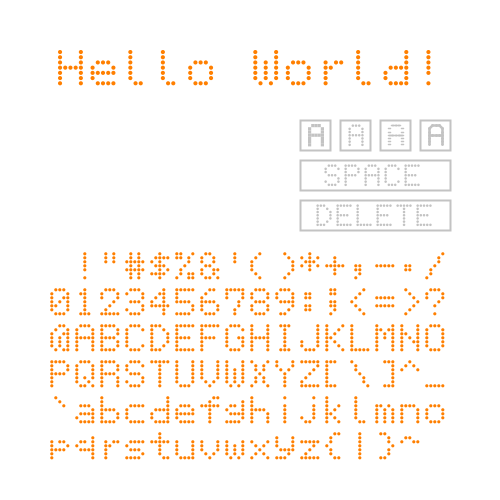
Frame 1 (no input)
Frame 60 (the mouse pressed at the canvas centre just before this capture): identical to frame 1, image omitted
Frame 120 (the mouse held since frame 60 and released just before this capture): identical to frame 1, image omitted

The Processing sketch that drew this single still picture (run headless with seeded random() and noise(); from frame 60 on, the mouse is pressed at the canvas centre):

// Processing sketch: processing_109356
// ── processing_109356.pde

Char57[] c57;
int mode;//mode 0:square dot  1:round dot  2:line  3:smooth
int buttonIndex;
String allChar = "                                 !\"#$%&'()*+,-./0123456789:;<=>?@ABCDEFGHIJKLMNOPQRSTUVWXYZ[\\]^_`abcdefghijklmnopqrstuvwxyz{|}~ ";

color charColor,normalColor,selected,undecided,decided,functionColor;
int nowChar;
String glovalStr;
void setup()
{
  int i,j;
  size(500,500);
  background(255);
  smooth();
    
  c57 = new Char57[256];
  for(i=0;i<256;i++){
    c57[i] = new Char57();
  }
  mode = 1;
  buttonIndex = 0;
  
  normalColor    = color(255,127,  0);
  selected  = color(127,  0,  0);
  functionColor  = color(195,195,195);
  undecided = normalColor;
  decided   = selected;
  charColor = normalColor;
  nowChar = 'A';
  
  glovalStr = "Hello World!";
  
  makeFontData();

}



//-----
void draw()
{
  int i;
  int charNum;
  
  background(255);
  
  charNum = 16*int((mouseY-180)/36)+int((mouseX-50)/25);
  
  if(33<=charNum && charNum<=126){
    nowChar = charNum;
  }else{
    nowChar = 32;
  }
  
  
  charColor = normalColor;
  if(12<glovalStr.length()){
    drawString(glovalStr,mode,50,50,400);
  }else{
    drawString(glovalStr,mode,width/2-16*glovalStr.length(),50,32*glovalStr.length());
  }
  charColor = normalColor;
  
  drawButton();

 
  switch(mode){
    case 0://square dot
      for(i=33;i<127;i++){
        if(i==nowChar){
          charColor = selected;
        }else{
          charColor = normalColor;
        }
        c57[i].drawCharBox((i % 16)*25+50,180+int(i/16)*36,20);
      }
      charColor = undecided;
      c57[nowChar].drawCharBox(50,120,80);
      break;
    
    case 1://round dot
      for(i=33;i<127;i++){
        if(i==nowChar){
          charColor = selected;
        }else{
          charColor = normalColor;
        }
        c57[i].drawCharDot((i % 16)*25+50,180+int(i/16)*36,20);
      }
      charColor = undecided;
      c57[nowChar].drawCharDot(50,120,80);
      break;
   
   case 2://line 
      for(i=33;i<127;i++){
        if(i==nowChar){
          charColor = selected;
        }else{
          charColor = normalColor;
        }
        c57[i].drawCharLine((i % 16)*25+50,180+int(i/16)*36,20);
      }
      charColor = undecided;
      c57[nowChar].drawCharLine(50,120,80);
      break;
   
   case 3://smooth 
      for(i=33;i<127;i++){
        if(i==nowChar){
          charColor = selected;
        }else{
          charColor = normalColor;
        }
        c57[i].drawCharSmooth((i % 16)*25+50,180+int(i/16)*36,20);
      }
      charColor = undecided;
      c57[nowChar].drawCharSmooth(50,120,80);
      break;
  }
}

void keyPressed()
{
  if(32<=key && key<=126){
    glovalStr = glovalStr + allChar.charAt(key);
  }
  if(key == CODED){
    if(keyCode == UP){
      if(mode<3){
        mode++;
      }else{
        mode = 0;
      }
    }
    if(keyCode == DOWN){
      if(0<mode){
        mode--;
      }else{
        mode = 3;
      }
    }
    if(keyCode == RIGHT){
      if(nowChar<127){
        nowChar++;
      }else{
        nowChar = 33;
      }
    }
    if(keyCode == LEFT){
      if(33<nowChar){
        nowChar--;
      }else{
        nowChar = 126;
      }
    }
  }
  
  if(keyCode == DELETE){
    if(0<glovalStr.length()){
      glovalStr = glovalStr.substring(0,glovalStr.length()-1);
    }
  }
  
  if(keyCode == BACKSPACE){
    if(0<glovalStr.length()){
      glovalStr = glovalStr.substring(0,glovalStr.length()-1);
    }
  }
}

void mouseClicked()
{
  if(33<=nowChar && nowChar<=126){
    glovalStr = glovalStr + allChar.charAt(nowChar);
  }
  
  switch(buttonIndex){
    case 1:
      mode = 0;
      break;
    case 2:
      mode = 1;
      break;
    case 3:
      mode = 2;
      break;
    case 4:
      mode = 3;
      break;
    case 5:
      glovalStr = glovalStr + ' ';
      break;
    case 6:
      if(0<glovalStr.length()){
        glovalStr = glovalStr.substring(0,glovalStr.length()-1);
      }
      break;
  }
}

void drawButton()
{
  buttonIndex = 0;
  onRect(1,300,120,30,30);
  drawString("A",0,308,124,16);
  onRect(2,340,120,30,30);
  drawString("A",1,348,124,16);
  onRect(3,380,120,30,30);
  drawString("A",2,388,124,16);
  onRect(4,420,120,30,30);
  drawString("A",3,428,124,16);
  onRect(5,300,160,150,30);
  drawString("SPACE",mode,324,164,96);
  onRect(6,300,200,150,30);
  drawString("DELETE",mode,316,204,116);
  charColor = normalColor;
}

void onRect(int bi,float x,float y,float w,float h)
{
  if(x < mouseX && mouseX < x+w && y < mouseY && mouseY < y+h){
    charColor = selected;
    buttonIndex = bi;
  }else{
    charColor = functionColor;
  }
  noFill();
  stroke(charColor);
  strokeWeight(2);
  rect(x,y,w,h);
}
//---------------------------------------------




void drawString(String str,int mode,float x,float y,float strW)
{
  int i,index;
  float charW = strW/(str.length()+0.25*(str.length()-1));
  
  switch(mode){
    case 0://square dot
      for(i=0;i<str.length();i++){
        index = charNumAt(str,i);
        c57[index].drawCharBox(x+i*(1.25*charW),y,charW);
      }
      break;
      
    case 1://round dot
      for(i=0;i<str.length();i++){
        index = charNumAt(str,i);
        c57[index].drawCharDot(x+i*(1.25*charW),y,charW);
      }
      break;
      
     case 2://line 
      for(i=0;i<str.length();i++){
        index = charNumAt(str,i);
        c57[index].drawCharLine(x+i*(1.25*charW),y,charW);
      }
      break;
      
    case 3://smooth 
      for(i=0;i<str.length();i++){
        index = charNumAt(str,i);
        c57[index].drawCharSmooth(x+i*(1.25*charW),y,charW);
      }
      break;
  }
}

//this HENTAI function is same to int( str.charAt(index) )
//but this expression.
//Is this BUG of processing.js?
int charNumAt(String str, int index)
{ 
  
   if(" ".charAt(0) == str.charAt(index)) {
     return 32;
   }
   if("!".charAt(0) == str.charAt(index)){
     return 33;
   }
   if("\"".charAt(0) == str.charAt(index)){
     return 34;
   }
   if("#".charAt(0) == str.charAt(index)){
     return 35;
   }
   if("$".charAt(0) == str.charAt(index)){
     return 36;
   }
   if("%".charAt(0) == str.charAt(index)){
     return 37;
   }
   if("&".charAt(0) == str.charAt(index)){
     return 38;
   }
   if("'".charAt(0) == str.charAt(index)){
     return 39;
   }
   if("(".charAt(0) == str.charAt(index)){
     return 40;
   }
   if(")".charAt(0) == str.charAt(index)){
     return 41;
   }
   if("*".charAt(0) == str.charAt(index)){
     return 42;
   }
   if("+".charAt(0) == str.charAt(index)){
     return 43;
   }
   if(",".charAt(0) == str.charAt(index)){
     return 44;
   }
   if("-".charAt(0) == str.charAt(index)){
     return 45;
   }
   if(".".charAt(0) == str.charAt(index)){
     return 46;
   }
   if("/".charAt(0) == str.charAt(index)){
     return 47;
   }
   if("0".charAt(0) == str.charAt(index)){
     return 48;
   }
   if("1".charAt(0) == str.charAt(index)){
     return 49;
   }
   if("2".charAt(0) == str.charAt(index)){
     return 50;
   }
   if("3".charAt(0) == str.charAt(index)){
     return 51;
   }
   if("4".charAt(0) == str.charAt(index)){
     return 52;
   }
   if("5".charAt(0) == str.charAt(index)){
     return 53;
   }
   if("6".charAt(0) == str.charAt(index)){
     return 54;
   }
   if("7".charAt(0) == str.charAt(index)){
     return 55;
   }
  
   if("8".charAt(0) == str.charAt(index)){
     return 56;
   }
   if("9".charAt(0) == str.charAt(index)){
     return 57;
   }
   if(":".charAt(0) == str.charAt(index)){
     return 58;
   }
   if(";".charAt(0) == str.charAt(index)){
     return 59;
   }
   if("<".charAt(0) == str.charAt(index)){
     return 60;
   }
   if("=".charAt(0) == str.charAt(index)){
     return 61;
   }
   if(">".charAt(0) == str.charAt(index)){
     return 62;
   }
   if("?".charAt(0) == str.charAt(index)){
     return 63;
   }
   if("@".charAt(0) == str.charAt(index)){
     return 64;
   }
   if("A".charAt(0) == str.charAt(index)){
     return 65;
   }
   if("B".charAt(0) == str.charAt(index)){
     return 66;
   }
   if("C".charAt(0) == str.charAt(index)){
     return 67;
   }
   if("D".charAt(0) == str.charAt(index)){
     return 68;
   }
   if("E".charAt(0) == str.charAt(index)){
     return 69;
   }
   if("F".charAt(0) == str.charAt(index)){
     return 70;
   }
   if("G".charAt(0) == str.charAt(index)){
     return 71;
   }
   if("H".charAt(0) == str.charAt(index)){
     return 72;
   }
   if("I".charAt(0) == str.charAt(index)){
     return 73;
   }
   if("J".charAt(0) == str.charAt(index)){
     return 74;
   }
   if("K".charAt(0) == str.charAt(index)){
     return 75;
   }
   if("L".charAt(0) == str.charAt(index)){
     return 76;
   }
   if("M".charAt(0) == str.charAt(index)){
     return 77;
   }
   if("N".charAt(0) == str.charAt(index)){
     return 78;
   }
   if("O".charAt(0) == str.charAt(index)){
     return 79;
   }
  
   if("P".charAt(0) == str.charAt(index)) {
     return 80;
   }
   if("Q".charAt(0) == str.charAt(index)) {
     return 81;
   }
   if("R".charAt(0) == str.charAt(index)) {
     return 82;
   }
   if("S".charAt(0) == str.charAt(index)) {
     return 83;
   }
   if("T".charAt(0) == str.charAt(index)) {
     return 84;
   }
   if("U".charAt(0) == str.charAt(index)) {
     return 85;
   }
   if("V".charAt(0) == str.charAt(index)) {
     return 86;
   }
   if("W".charAt(0) == str.charAt(index)) {
     return 87;
   }
   if("X".charAt(0) == str.charAt(index)) {
     return 88;
   }
   if("Y".charAt(0) == str.charAt(index)) {
     return 89;
   }
   if("Z".charAt(0) == str.charAt(index)) {
     return 90;
   }
   if("[".charAt(0) == str.charAt(index)) {
     return 91;
   }
   if("\\".charAt(0) == str.charAt(index)){
     return 92;
   }
   if("]".charAt(0) == str.charAt(index)){
     return 93;
   }
   if("^".charAt(0) == str.charAt(index)){
     return 94;
   }
   if("_".charAt(0) == str.charAt(index)){
     return 95;
   }
   if("`".charAt(0) == str.charAt(index)){
     return 96;
   }
   if("a".charAt(0) == str.charAt(index)){
     return 97;
   }
   if("b".charAt(0) == str.charAt(index)){
     return 98;
   }
   if("c".charAt(0) == str.charAt(index)){
     return 99;
   }
   if("d".charAt(0) == str.charAt(index)){
     return 100;
   }
   if("e".charAt(0) == str.charAt(index)){
     return 101;
   }
   if("f".charAt(0) == str.charAt(index)){
     return 102;
   }
   if("g".charAt(0) == str.charAt(index)){
     return 103;
   }
   
  
   if("h".charAt(0) == str.charAt(index)) {
     return 104;
   }
   if("i".charAt(0) == str.charAt(index)) {
     return 105;
   }
   if("j".charAt(0) == str.charAt(index)) {
     return 106;
   }
   if("k".charAt(0) == str.charAt(index)) {
     return 107;
   }
   if("l".charAt(0) == str.charAt(index)) {
     return 108;
   }
   if("m".charAt(0) == str.charAt(index)) {
     return 109;
   }
   if("n".charAt(0) == str.charAt(index)) {
     return 110;
   }
   if("o".charAt(0) == str.charAt(index)) {
     return 111;
   }
   if("p".charAt(0) == str.charAt(index)) {
     return 112;
   }
   if("q".charAt(0) == str.charAt(index)) {
     return 113;
   }
   if("r".charAt(0) == str.charAt(index)) {
     return 114;
   }
   if("s".charAt(0) == str.charAt(index)) {
     return 115;
   }
   if("t".charAt(0) == str.charAt(index)) {
     return 116;
   }
   if("u".charAt(0) == str.charAt(index)) {
     return 117;
   }
   if("v".charAt(0) == str.charAt(index)) {
     return 118;
   }
   if("w".charAt(0) == str.charAt(index)) {
     return 119;
   }
   if("x".charAt(0) == str.charAt(index)) {
     return 120;
   }
   if("y".charAt(0) == str.charAt(index)) {
     return 121;
   }
   if("z".charAt(0) == str.charAt(index)) {
     return 122;
   }
   if("{".charAt(0) == str.charAt(index)) {
     return 123;
   }
   if("|".charAt(0) == str.charAt(index)) {
     return 124;
   }
   if("}".charAt(0) == str.charAt(index)) {
     return 125;
   }
   if("~".charAt(0) == str.charAt(index)) {
     return 126;
   }
  
   return 0;
}


void setChar57(int index,String[] s) //s:array num=7   string length=5
{
  int i,j,v;
  int[] d = new int[5];
  
  for(i=0;i<5;i++){
    for(j=0;j<7;j++){
      if(s[j].charAt(i) == "0".charAt(0)){
        c57[index].dotData[i][j] = 1;
        stroke(0);
      }
    }
  }
}


void makeFontData()
{
  //dot char is '0'
  int i;
  String[] s = new String[7];
  
  s[0] = "_____" ;
  s[1] = "_____" ;
  s[2] = "_____" ;
  s[3] = "_____" ;
  s[4] = "_____" ;
  s[5] = "_____" ;
  s[6] = "_____" ;
  
  for(i=0;i<=32;i++){
    setChar57(i,s);
    
  }
  
  for(i=127;i<256;i++){
    setChar57(i,s);
  }
  
  for(i=33;i<=126;i++){
    switch(i){
      case  33://!
        s[0] = "__0__" ;
        s[1] = "__0__" ;
        s[2] = "__0__" ;
        s[3] = "__0__" ;
        s[4] = "__0__" ;
        s[5] = "_____" ;
        s[6] = "__0__" ;
        break;
      case  34://"
        s[0] = "_0_0_" ;
        s[1] = "_0_0_" ;
        s[2] = "_0_0_" ;
        s[3] = "_____" ;
        s[4] = "_____" ;
        s[5] = "_____" ;
        s[6] = "_____" ;
        break;
      case  35://#
        s[0] = "_0_0_" ;
        s[1] = "_0_0_" ;
        s[2] = "00000" ;
        s[3] = "_0_0_" ;
        s[4] = "00000" ;
        s[5] = "_0_0_" ;
        s[6] = "_0_0_" ;
        break;
      case  36://$
        s[0] = "__0__" ;
        s[1] = "_0000" ;
        s[2] = "0_0__" ;
        s[3] = "_000_" ;
        s[4] = "__0_0" ;
        s[5] = "0000_" ;
        s[6] = "__0__" ;
        break;
      case  37://%
        s[0] = "00__0" ;
        s[1] = "00_0_" ;
        s[2] = "___0_" ;
        s[3] = "__0__" ;
        s[4] = "_0___" ;
        s[5] = "_0_00" ;
        s[6] = "0__00" ;
        break;
      case  38://&
        s[0] = "_00__" ;
        s[1] = "0__0_" ;
        s[2] = "0__0_" ;
        s[3] = "_00__" ;
        s[4] = "0__00" ;
        s[5] = "0__0_" ;
        s[6] = "_00_0" ;
        break;
      case  39://'
        s[0] = "__0__" ;
        s[1] = "__0__" ;
        s[2] = "__0__" ;
        s[3] = "_____" ;
        s[4] = "_____" ;
        s[5] = "_____" ;
        s[6] = "_____" ;
        break;
      case  40://(
        s[0] = "__0__" ;
        s[1] = "_0___" ;
        s[2] = "0____" ;
        s[3] = "0____" ;
        s[4] = "0____" ;
        s[5] = "_0___" ;
        s[6] = "__0__" ;
        break;
      case  41://)
        s[0] = "__0__" ;
        s[1] = "___0_" ;
        s[2] = "____0" ;
        s[3] = "____0" ;
        s[4] = "____0" ;
        s[5] = "___0_" ;
        s[6] = "__0__" ;
        break;
      case  42://*
        s[0] = "__0__" ;
        s[1] = "0_0_0" ;
        s[2] = "_000_" ;
        s[3] = "0_0_0" ;
        s[4] = "__0__" ;
        s[5] = "_____" ;
        s[6] = "_____" ;
        break;
      case  43://+
        s[0] = "_____" ;
        s[1] = "__0__" ;
        s[2] = "__0__" ;
        s[3] = "00000" ;
        s[4] = "__0__" ;
        s[5] = "__0__" ;
        s[6] = "_____" ;
        break;
      case  44://,
        s[0] = "_____" ;
        s[1] = "_____" ;
        s[2] = "_____" ;
        s[3] = "_00__" ;
        s[4] = "_00__" ;
        s[5] = "__0__" ;
        s[6] = "_0___" ;
        break;
      case  45://-
        s[0] = "_____" ;
        s[1] = "_____" ;
        s[2] = "_____" ;
        s[3] = "00000" ;
        s[4] = "_____" ;
        s[5] = "_____" ;
        s[6] = "_____" ;
        break;
      case  46://.
        s[0] = "_____" ;
        s[1] = "_____" ;
        s[2] = "_____" ;
        s[3] = "_00__" ;
        s[4] = "_00__" ;
        s[5] = "_____" ;
        s[6] = "_____" ;
        break;
      case  47:///
        s[0] = "____0" ;
        s[1] = "___0_" ;
        s[2] = "___0_" ;
        s[3] = "__0__" ;
        s[4] = "_0___" ;
        s[5] = "_0___" ;
        s[6] = "0____" ;
        break;
      case  48://0
        s[0] = "_000_" ;
        s[1] = "0___0" ;
        s[2] = "0__00" ;
        s[3] = "0_0_0" ;
        s[4] = "00__0" ;
        s[5] = "0___0" ;
        s[6] = "_000_" ;
        break;
      case  49://1
        s[0] = "__0__" ;
        s[1] = "_00__" ;
        s[2] = "__0__" ;
        s[3] = "__0__" ;
        s[4] = "__0__" ;
        s[5] = "__0__" ;
        s[6] = "_000_" ;
        break;
      case  50://2
        s[0] = "_000_" ;
        s[1] = "0___0" ;
        s[2] = "0___0" ;
        s[3] = "___0_" ;
        s[4] = "__0__" ;
        s[5] = "_0___" ;
        s[6] = "00000" ;
        break;
      case  51://3
        s[0] = "_000_" ;
        s[1] = "0___0" ;
        s[2] = "____0" ;
        s[3] = "_000_" ;
        s[4] = "____0" ;
        s[5] = "0___0" ;
        s[6] = "_000_" ;
        break;
      case  52://4
        s[0] = "___0_" ;
        s[1] = "__00_" ;
        s[2] = "_0_0_" ;
        s[3] = "0__0_" ;
        s[4] = "00000" ;
        s[5] = "___0_" ;
        s[6] = "___0_" ;
        break;
      case  53://5
        s[0] = "00000" ;
        s[1] = "0____" ;
        s[2] = "0____" ;
        s[3] = "0000_" ;
        s[4] = "____0" ;
        s[5] = "____0" ;
        s[6] = "0000_" ;
        break;
      case  54://6
        s[0] = "__00_" ;
        s[1] = "_0___" ;
        s[2] = "0____" ;
        s[3] = "0000_" ;
        s[4] = "0___0" ;
        s[5] = "0___0" ;
        s[6] = "_000_" ;
        break;
      case  55://7
        s[0] = "00000" ;
        s[1] = "0___0" ;
        s[2] = "0___0" ;
        s[3] = "___0_" ;
        s[4] = "___0_" ;
        s[5] = "__0__" ;
        s[6] = "__0__" ;
        break;
      case  56://8
        s[0] = "_000_" ;
        s[1] = "0___0" ;
        s[2] = "0___0" ;
        s[3] = "_000_" ;
        s[4] = "0___0" ;
        s[5] = "0___0" ;
        s[6] = "_000_" ;
        break;
      case  57://9
        s[0] = "_000_" ;
        s[1] = "0___0" ;
        s[2] = "0___0" ;
        s[3] = "_0000" ;
        s[4] = "____0" ;
        s[5] = "___0_" ;
        s[6] = "_00__" ;
        break;
      case  58://:
        s[0] = "_____" ;
        s[1] = "_00__" ;
        s[2] = "_00__" ;
        s[3] = "_____" ;
        s[4] = "_00__" ;
        s[5] = "_00__" ;
        s[6] = "_____" ;
        break;
      case  59://;
        s[0] = "_00__" ;
        s[1] = "_00__" ;
        s[2] = "_____" ;
        s[3] = "_00__" ;
        s[4] = "_00__" ;
        s[5] = "__0__" ;
        s[6] = "_0___" ;
        break;
      case  60://<
        s[0] = "___0_" ;
        s[1] = "__0__" ;
        s[2] = "_0___" ;
        s[3] = "0____" ;
        s[4] = "_0___" ;
        s[5] = "__0__" ;
        s[6] = "___0_" ;
        break;
      case  61://=
        s[0] = "_____" ;
        s[1] = "_____" ;
        s[2] = "00000" ;
        s[3] = "_____" ;
        s[4] = "00000" ;
        s[5] = "_____" ;
        s[6] = "_____" ;
        break;
      case  62://>
        s[0] = "_0___" ;
        s[1] = "__0__" ;
        s[2] = "___0_" ;
        s[3] = "____0" ;
        s[4] = "___0_" ;
        s[5] = "__0__" ;
        s[6] = "_0___" ;
        break;
      case  63://?
        s[0] = "_000_" ;
        s[1] = "0___0" ;
        s[2] = "0___0" ;
        s[3] = "___0_" ;
        s[4] = "__0__" ;
        s[5] = "_____" ;
        s[6] = "__0__" ;
        break;
      case  64://@
        s[0] = "__00_" ;
        s[1] = "_0__0" ;
        s[2] = "0__00" ;
        s[3] = "0_0_0" ;
        s[4] = "0_0_0" ;
        s[5] = "0_0_0" ;
        s[6] = "_0_00" ;
        break;
      case  65://A
        s[0] = "_000_" ;
        s[1] = "0___0" ;
        s[2] = "0___0" ;
        s[3] = "00000" ;
        s[4] = "0___0" ;
        s[5] = "0___0" ;
        s[6] = "0___0" ;
        break;
      case  66://B
        s[0] = "0000_" ;
        s[1] = "0___0" ;
        s[2] = "0___0" ;
        s[3] = "0000_" ;
        s[4] = "0___0" ;
        s[5] = "0___0" ;
        s[6] = "0000_" ;
        break;
      case  67://C
        s[0] = "_000_" ;
        s[1] = "0___0" ;
        s[2] = "0____" ;
        s[3] = "0____" ;
        s[4] = "0____" ;
        s[5] = "0___0" ;
        s[6] = "_000_" ;
        break;
      case  68://D
        s[0] = "000__" ;
        s[1] = "0__0_" ;
        s[2] = "0___0" ;
        s[3] = "0___0" ;
        s[4] = "0___0" ;
        s[5] = "0__0_" ;
        s[6] = "000__" ;
        break;
      case  69://E
        s[0] = "00000" ;
        s[1] = "0____" ;
        s[2] = "0____" ;
        s[3] = "0000_" ;
        s[4] = "0____" ;
        s[5] = "0____" ;
        s[6] = "00000" ;
        break;
      case  70://F
        s[0] = "00000" ;
        s[1] = "0____" ;
        s[2] = "0____" ;
        s[3] = "0000_" ;
        s[4] = "0____" ;
        s[5] = "0____" ;
        s[6] = "0____" ;
        break;
      case  71://G
        s[0] = "_000_" ;
        s[1] = "0___0" ;
        s[2] = "0____" ;
        s[3] = "0__00" ;
        s[4] = "0___0" ;
        s[5] = "0___0" ;
        s[6] = "_000_" ;
        break;
      case  72://H
        s[0] = "0___0" ;
        s[1] = "0___0" ;
        s[2] = "0___0" ;
        s[3] = "00000" ;
        s[4] = "0___0" ;
        s[5] = "0___0" ;
        s[6] = "0___0" ;
        break;
      case  73://I
        s[0] = "_000_" ;
        s[1] = "__0__" ;
        s[2] = "__0__" ;
        s[3] = "__0__" ;
        s[4] = "__0__" ;
        s[5] = "__0__" ;
        s[6] = "_000_" ;
        break;
      case  74://J
        s[0] = "____0" ;
        s[1] = "____0" ;
        s[2] = "____0" ;
        s[3] = "____0" ;
        s[4] = "0___0" ;
        s[5] = "0___0" ;
        s[6] = "_000_" ;
        break;
      case  75://K
        s[0] = "0___0" ;
        s[1] = "0__0_" ;
        s[2] = "0_0__" ;
        s[3] = "00___" ;
        s[4] = "0_0__" ;
        s[5] = "0__0_" ;
        s[6] = "0___0" ;
        break;
      case  76://L
        s[0] = "0____" ;
        s[1] = "0____" ;
        s[2] = "0____" ;
        s[3] = "0____" ;
        s[4] = "0____" ;
        s[5] = "0____" ;
        s[6] = "00000" ;
        break;
      case  77://M
        s[0] = "0___0" ;
        s[1] = "00_00" ;
        s[2] = "0_0_0" ;
        s[3] = "0_0_0" ;
        s[4] = "0___0" ;
        s[5] = "0___0" ;
        s[6] = "0___0" ;
        break;
      case  78://N
        s[0] = "0___0" ;
        s[1] = "0___0" ;
        s[2] = "00__0" ;
        s[3] = "0_0_0" ;
        s[4] = "0__00" ;
        s[5] = "0___0" ;
        s[6] = "0___0" ;
        break;
      case  79://O
        s[0] = "_000_" ;
        s[1] = "0___0" ;
        s[2] = "0___0" ;
        s[3] = "0___0" ;
        s[4] = "0___0" ;
        s[5] = "0___0" ;
        s[6] = "_000_" ;
        break;
      case  80://P
        s[0] = "0000_" ;
        s[1] = "0___0" ;
        s[2] = "0___0" ;
        s[3] = "0000_" ;
        s[4] = "0____" ;
        s[5] = "0____" ;
        s[6] = "0____" ;
        break;
      case  81://Q
        s[0] = "_000_" ;
        s[1] = "0___0" ;
        s[2] = "0___0" ;
        s[3] = "0___0" ;
        s[4] = "0_0_0" ;
        s[5] = "0__0_" ;
        s[6] = "_00_0" ;
        break;
      case  82://R
        s[0] = "0000_" ;
        s[1] = "0___0" ;
        s[2] = "0___0" ;
        s[3] = "0000_" ;
        s[4] = "0___0" ;
        s[5] = "0___0" ;
        s[6] = "0___0" ;
        break;
      case  83://S
        s[0] = "_000_" ;
        s[1] = "0___0" ;
        s[2] = "0____" ;
        s[3] = "_000_" ;
        s[4] = "____0" ;
        s[5] = "0___0" ;
        s[6] = "_000_" ;
        break;
      case  84://T
        s[0] = "00000" ;
        s[1] = "__0__" ;
        s[2] = "__0__" ;
        s[3] = "__0__" ;
        s[4] = "__0__" ;
        s[5] = "__0__" ;
        s[6] = "__0__" ;
        break;
      case  85://U
        s[0] = "0___0" ;
        s[1] = "0___0" ;
        s[2] = "0___0" ;
        s[3] = "0___0" ;
        s[4] = "0___0" ;
        s[5] = "0___0" ;
        s[6] = "_000_" ;
        break;
      case  86://V
        s[0] = "0___0" ;
        s[1] = "0___0" ;
        s[2] = "0___0" ;
        s[3] = "0___0" ;
        s[4] = "0___0" ;
        s[5] = "_0_0_" ;
        s[6] = "__0__" ;
        break;
      case  87://W
        s[0] = "0___0" ;
        s[1] = "0___0" ;
        s[2] = "0_0_0" ;
        s[3] = "0_0_0" ;
        s[4] = "0_0_0" ;
        s[5] = "0_0_0" ;
        s[6] = "_0_0_" ;
        break;
      case  88://X
        s[0] = "0___0" ;
        s[1] = "_0_0_" ;
        s[2] = "_0_0_" ;
        s[3] = "__0__" ;
        s[4] = "_0_0_" ;
        s[5] = "_0_0_" ;
        s[6] = "0___0" ;
        break;
      case  89://Y
        s[0] = "0___0" ;
        s[1] = "0___0" ;
        s[2] = "_0_0_" ;
        s[3] = "__0__" ;
        s[4] = "__0__" ;
        s[5] = "__0__" ;
        s[6] = "__0__" ;
        break;
      case  90://Z
        s[0] = "00000" ;
        s[1] = "____0" ;
        s[2] = "___0_" ;
        s[3] = "__0__" ;
        s[4] = "_0___" ;
        s[5] = "0____" ;
        s[6] = "00000" ;
        break;
      case  91://[
        s[0] = "000__" ;
        s[1] = "0____" ;
        s[2] = "0____" ;
        s[3] = "0____" ;
        s[4] = "0____" ;
        s[5] = "0____" ;
        s[6] = "000__" ;
        break;
      case  92://\
        s[0] = "0____" ;
        s[1] = "_0___" ;
        s[2] = "_0___" ;
        s[3] = "__0__" ;
        s[4] = "___0_" ;
        s[5] = "___0_" ;
        s[6] = "____0" ;
        break;
      case  93://]
        s[0] = "__000" ;
        s[1] = "____0" ;
        s[2] = "____0" ;
        s[3] = "____0" ;
        s[4] = "____0" ;
        s[5] = "____0" ;
        s[6] = "__000" ;
        break;
      case  94://^
        s[0] = "__0__" ;
        s[1] = "_0_0_" ;
        s[2] = "0___0" ;
        s[3] = "_____" ;
        s[4] = "_____" ;
        s[5] = "_____" ;
        s[6] = "_____" ;
        break;
      case  95://_
        s[0] = "_____" ;
        s[1] = "_____" ;
        s[2] = "_____" ;
        s[3] = "_____" ;
        s[4] = "_____" ;
        s[5] = "_____" ;
        s[6] = "00000" ;
        break;
      case  96://`
        s[0] = "_0___" ;
        s[1] = "__0__" ;
        s[2] = "___0_" ;
        s[3] = "_____" ;
        s[4] = "_____" ;
        s[5] = "_____" ;
        s[6] = "_____" ;
        break;
      case  97://a
        s[0] = "_____" ;
        s[1] = "_____" ;
        s[2] = "_000_" ;
        s[3] = "____0" ;
        s[4] = "_0000" ;
        s[5] = "0___0" ;
        s[6] = "_0000" ;
        break;
      case  98://b
        s[0] = "0____" ;
        s[1] = "0____" ;
        s[2] = "0____" ;
        s[3] = "0000_" ;
        s[4] = "0___0" ;
        s[5] = "0___0" ;
        s[6] = "0000_" ;
        break;
      case  99://c
        s[0] = "_____" ;
        s[1] = "_____" ;
        s[2] = "_0000" ;
        s[3] = "0____" ;
        s[4] = "0____" ;
        s[5] = "0____" ;
        s[6] = "_0000" ;
        break;
      case 100://d
        s[0] = "____0" ;
        s[1] = "____0" ;
        s[2] = "____0" ;
        s[3] = "_0000" ;
        s[4] = "0___0" ;
        s[5] = "0___0" ;
        s[6] = "_0000" ;
        break;
      case 101://e
        s[0] = "_____" ;
        s[1] = "_____" ;
        s[2] = "_000_" ;
        s[3] = "0___0" ;
        s[4] = "00000" ;
        s[5] = "0____" ;
        s[6] = "_0000" ;
        break;
      case 102://f
        s[0] = "___00" ;
        s[1] = "__0__" ;
        s[2] = "00000" ;
        s[3] = "__0__" ;
        s[4] = "__0__" ;
        s[5] = "__0__" ;
        s[6] = "__0__" ;
        break;
      case 103://g
        s[0] = "_____" ;
        s[1] = "____0" ;
        s[2] = "_00_0" ;
        s[3] = "0___0" ;
        s[4] = "_0000" ;
        s[5] = "____0" ;
        s[6] = "0000_" ;
        break;
      case 104://h
        s[0] = "0____" ;
        s[1] = "0____" ;
        s[2] = "0____" ;
        s[3] = "0000_" ;
        s[4] = "0___0" ;
        s[5] = "0___0" ;
        s[6] = "0___0" ;
        break;
      case 105://i
        s[0] = "__0__" ;
        s[1] = "_____" ;
        s[2] = "__0__" ;
        s[3] = "__0__" ;
        s[4] = "__0__" ;
        s[5] = "__0__" ;
        s[6] = "__0__" ;
        break;
      case 106://j
        s[0] = "___0_" ;
        s[1] = "_____" ;
        s[2] = "___0_" ;
        s[3] = "___0_" ;
        s[4] = "___0_" ;
        s[5] = "0__0_" ;
        s[6] = "_00__" ;
        break;
      case 107://k
        s[0] = "0____" ;
        s[1] = "0____" ;
        s[2] = "0__0_" ;
        s[3] = "0_0__" ;
        s[4] = "00___" ;
        s[5] = "0_0__" ;
        s[6] = "0__0_" ;
        break;
      case 108://l
        s[0] = "_0___" ;
        s[1] = "_0___" ;
        s[2] = "_0___" ;
        s[3] = "_0___" ;
        s[4] = "_0___" ;
        s[5] = "_0___" ;
        s[6] = "__00_" ;
        break;
      case 109://m
        s[0] = "_____" ;
        s[1] = "_____" ;
        s[2] = "00_0_" ;
        s[3] = "0_0_0" ;
        s[4] = "0_0_0" ;
        s[5] = "0_0_0" ;
        s[6] = "0_0_0" ;
        break;
      case 110://n
        s[0] = "_____" ;
        s[1] = "_____" ;
        s[2] = "0000_" ;
        s[3] = "0___0" ;
        s[4] = "0___0" ;
        s[5] = "0___0" ;
        s[6] = "0___0" ;
        break;
      case 111://o
        s[0] = "_____" ;
        s[1] = "_____" ;
        s[2] = "_000_" ;
        s[3] = "0___0" ;
        s[4] = "0___0" ;
        s[5] = "0___0" ;
        s[6] = "_000_" ;
        break;
      case 112://p
        s[0] = "_____" ;
        s[1] = "_____" ;
        s[2] = "0_00_" ;
        s[3] = "0___0" ;
        s[4] = "0000_" ;
        s[5] = "0____" ;
        s[6] = "0____" ;
        break;
      case 113://q
        s[0] = "_____" ;
        s[1] = "____0" ;
        s[2] = "_00_0" ;
        s[3] = "0___0" ;
        s[4] = "_0000" ;
        s[5] = "____0" ;
        s[6] = "____0" ;
        break;
      case 114://r
        s[0] = "_____" ;
        s[1] = "_____" ;
        s[2] = "_0_00" ;
        s[3] = "_00__" ;
        s[4] = "_0___" ;
        s[5] = "_0___" ;
        s[6] = "_0___" ;
        break;
      case 115://s
        s[0] = "_____" ;
        s[1] = "_____" ;
        s[2] = "_0000" ;
        s[3] = "0____" ;
        s[4] = "_000_" ;
        s[5] = "____0" ;
        s[6] = "0000_" ;
        break;
      case 116://t
        s[0] = "__0__" ;
        s[1] = "__0__" ;
        s[2] = "00000" ;
        s[3] = "__0__" ;
        s[4] = "__0__" ;
        s[5] = "__0__" ;
        s[6] = "___00" ;
        break;
      case 117://u
        s[0] = "_____" ;
        s[1] = "_____" ;
        s[2] = "0___0" ;
        s[3] = "0___0" ;
        s[4] = "0___0" ;
        s[5] = "0___0" ;
        s[6] = "_0000" ;
        break;
      case 118://v
        s[0] = "_____" ;
        s[1] = "_____" ;
        s[2] = "0___0" ;
        s[3] = "0___0" ;
        s[4] = "0___0" ;
        s[5] = "_0_0_" ;
        s[6] = "__0__" ;
        break;
      case 119://w
        s[0] = "_____" ;
        s[1] = "_____" ;
        s[2] = "0___0" ;
        s[3] = "0_0_0" ;
        s[4] = "0_0_0" ;
        s[5] = "0_0_0" ;
        s[6] = "_0_0_" ;
        break;
      case 120://x
        s[0] = "_____" ;
        s[1] = "_____" ;
        s[2] = "0___0" ;
        s[3] = "_0_0_" ;
        s[4] = "__0__" ;
        s[5] = "_0_0_" ;
        s[6] = "0___0" ;
        break;
      case 121://y
        s[0] = "_____" ;
        s[1] = "0___0" ;
        s[2] = "0___0" ;
        s[3] = "0___0" ;
        s[4] = "_0000" ;
        s[5] = "___0_" ;
        s[6] = "000__" ;
        break;
      case 122://z
        s[0] = "_____" ;
        s[1] = "_____" ;
        s[2] = "00000" ;
        s[3] = "___0_" ;
        s[4] = "__0__" ;
        s[5] = "_0___" ;
        s[6] = "00000" ;
        break;
      case 123://{
        s[0] = "__00_" ;
        s[1] = "_0___" ;
        s[2] = "_0___" ;
        s[3] = "0____" ;
        s[4] = "_0___" ;
        s[5] = "_0___" ;
        s[6] = "__00_" ;
        break;
      case 124://|
        s[0] = "__0__" ;
        s[1] = "__0__" ;
        s[2] = "__0__" ;
        s[3] = "__0__" ;
        s[4] = "__0__" ;
        s[5] = "__0__" ;
        s[6] = "__0__" ;
        break;
      case 125://}
        s[0] = "_00__" ;
        s[1] = "___0_" ;
        s[2] = "___0_" ;
        s[3] = "____0" ;
        s[4] = "___0_" ;
        s[5] = "___0_" ;
        s[6] = "_00__" ;
        break;
      case 126://~
        s[0] = "_____" ;
        s[1] = "_00__" ;
        s[2] = "0__00" ;
        s[3] = "_____" ;
        s[4] = "_____" ;
        s[5] = "_____" ;
        s[6] = "_____" ;
        break;
        
    }
    setChar57(i,s);
  }
}


class Char57
{
  int i,j;
  int[][] dotData;
  Char57()
  {
    dotData  = new int[5][7];
    for(i=0;i<5;i++){
      for(j=0;j<7;j++){
        dotData[i][j] = 0;
      }
    }
  }
  
  boolean getDotBit(int i,int j)
  {
    int dd = dotData[i][j];
    if(dd == 1){
      return true;
    }else{
      return false;
    }
  }
  
  void drawCharDot(float x,float y,float charW)
  {
    int i,j;
    float w = charW/5;
    
    noStroke();
    fill(charColor);
    for(i=0;i<5;i++){
      for(j=0;j<7;j++){
        if(dotData[i][j] == 1){
          ellipse(x+i*w+0.2*w+1,y+j*w+0.2*w+1,0.8*w,0.8*w);
        } 
      }
    }
  }
  
  void drawCharBox(float x,float y,float charW)
  {
    int i,j;
    float w = charW/5;
    
    noStroke();
    fill(charColor);
    
    for(i=0;i<5;i++){
      for(j=0;j<7;j++){
        if(dotData[i][j] == 1){
          rect(x+i*w,y+j*w,w,w);
        }
      }
    }
  }
  
  void drawCharLine(float x,float y,float charW)
  {
    int i,j;
    float w = charW/5;
    
    stroke(charColor);
    strokeWeight(0.5*w);
    noFill();
    
    for(i=0;i<5;i++){
      for(j=0;j<7;j++){
        if(dotData[i][j] == 1){
          line(x+i*w+0.2*w,y+j*w+w/2,x+i*w+0.8*w,y+j*w+w/2);
          if(i<5-1 && dotData[i+1][j] == 1){
              line(x+i*w+w/2,y+j*w+w/2,x+(i+1)*w+w/2,y+(j)*w+w/2);
          }
        }
      }
    }
  }
  
  void drawCharSmooth(float x,float y,float charW)
  {
    int i,j;
    float w = charW/5;
    
    stroke(charColor);
    strokeWeight(0.8*w);
    noFill();
    
    for(i=0;i<5;i++){
      for(j=0;j<7;j++){
        if(dotData[i][j] == 1 ){
          line(x+i*w+w/2,y+j*w+w/2,x+i*w+w/2,y+j*w+w/2);
          if(j<7-1 && dotData[i][j+1] == 1 ){
            line(x+i*w+w/2,y+j*w+w/2,x+(i)*w+w/2,y+(j+1)*w+w/2);
          }
          if(i<5-1){
            if(dotData[i+1][j] == 1 ){
              line(x+i*w+w/2,y+j*w+w/2,x+(i+1)*w+w/2,y+(j)*w+w/2);
            }else{
              if(0<j && dotData[i+1][j-1] == 1  && dotData[i][j-1] == 0 ){
                line(x+i*w+w/2,y+j*w+w/2,x+(i+1)*w+w/2,y+(j-1)*w+w/2);
              }
              if(j<7-1 && dotData[i+1][j+1] == 1  && dotData[i][j+1] == 0 ){
                line(x+i*w+w/2,y+j*w+w/2,x+(i+1)*w+w/2,y+(j+1)*w+w/2);
              }
            }
          }
        }
      }
    }
  }

}
